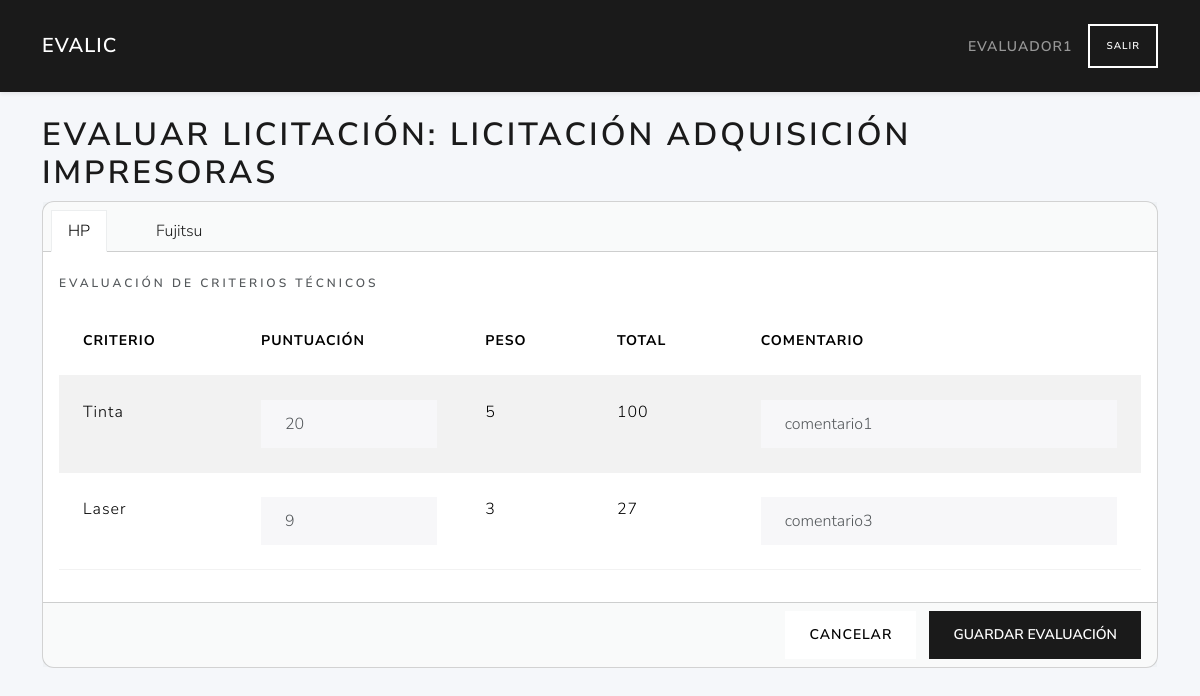
The app's page /evaluador/2/evaluar (signed in) with its own data.
### tables this page shows
CREATE TABLE licitaciones (
        id INTEGER PRIMARY KEY AUTOINCREMENT,
        user_id INTEGER NOT NULL,
        external_id TEXT NOT NULL,
        title TEXT NOT NULL,
        description TEXT,
        fecha_inicio TEXT NOT NULL,
        fecha_adjudicacion TEXT,
        FOREIGN KEY (user_id) REFERENCES users(id)
    );

CREATE TABLE ofertas (
        fechapresentacion TEXT NOT NULL,
        admitidasobre1 INTEGER,             
        licitacion_id INTEGER NOT NULL,
        licitante_id INTEGER NOT NULL,
        PRIMARY KEY (licitacion_id,licitante_id)                                       
        FOREIGN KEY (licitacion_id) REFERENCES licitaciones(id)
        FOREIGN KEY (licitante_id) REFERENCES licitantes(id)                                                           
    );

CREATE TABLE licitantes (
        id  INTEGER PRIMARY KEY AUTOINCREMENT,
        nombreempresa TEXT NOT NULL,
        cif text NOT NULL,
        direccion text,
        ciudad text,
        provincia text,
        telefono text,
        email text                                                                                                                            
    );

CREATE TABLE criterios (
        id  INTEGER PRIMARY KEY AUTOINCREMENT,
        NombreCriterio TEXT NOT NULL,
        descripcion TEXT,
        peso INTEGER,
        PrecioBase INTEGER,             
        tipocriterio_id INTEGER NOT NULL,
        licitacion_id INTEGER NOT NULL,
        formula_id INTEGER,                          
        FOREIGN KEY (tipocriterio_id) REFERENCES tipo_criterios(id)
        FOREIGN KEY (licitacion_id) REFERENCES licitaciones(id)
        FOREIGN KEY (formula_id) REFERENCES formulas(id)                                                             
    );

CREATE TABLE evaluaciones (
        puntuacion INTEGER,
        comentarios TEXT,
        fechaevaluacion TEXT ,
        licitacion_id INTEGER NOT NULL,             
        usuario_id INTEGER NOT NULL,
        oferta_id INTEGER NOT NULL,
        criterio_id INTEGER,
        PRIMARY KEY (licitacion_id, usuario_id, oferta_id, criterio_id)
        FOREIGN KEY (licitacion_id) REFERENCES licitaciones(id)                                       
        FOREIGN KEY (usuario_id) REFERENCES users(id)
        FOREIGN KEY (oferta_id) REFERENCES ofertas(id)
        FOREIGN KEY (criterio_id) REFERENCES criterio(id)                                                             
    );

### routes/evaluador_routes.py (the view, shortened to what this page needs)
@evaluador_bp.route('/<int:licitacion_id>/evaluar', methods=['GET', 'POST'])
def evaluar(licitacion_id):
    if 'user_id' not in session or session.get('role_id') != 3:
        return redirect(url_for('auth.login'))
    usuario_id = session['user_id']
    db = get_db(current_app)
    lic = get_licitacion_logic(db, licitacion_id)
    raw_ofertas = list_ofertas_logic(current_app, licitacion_id)
    ofertas = [dict(of) for of in raw_ofertas]
    criterios = listar_tecnicos(current_app, licitacion_id)
    evaluaciones = obtener_evaluaciones(current_app, licitacion_id, usuario_id)
    eval_map = {
        (e['oferta_id'], e['criterio_id']): e
        for e in evaluaciones
    }
    for oferta in ofertas:
        lista = []
        for c in criterios:
            key = (oferta['licitante_id'], c['id'])
            e = eval_map.get(key)
            score = e['puntuacion'] if e else 0
            lista.append({
                'id': c['id'],
                'nombre': c['NombreCriterio'],
                'peso': c['peso'],
                'puntuacion': score,
                'comentarios': e['comentarios'] if e else '',
                'total': score * c['peso']
            })
        oferta['criterios_evaluacion'] = lista
    return render_template('evaluador/evaluar.html', lic=lic, ofertas=ofertas)

### app.py (called while the page is built)
def create_app():
    app = Flask(__name__)
    app.config.from_object(Config)
    @app.context_processor
    def utility_processor():
        from flask import request, url_for
        def url_for_other_page(page):
            args = request.args.copy()
            args['page'] = page
            return url_for('licitaciones.index', **args)
        return dict(url_for_other_page=url_for_other_page)
    app.teardown_appcontext(close_connection)
    with app.app_context():
        init_db(app)
    app.register_blueprint(auth_bp)
    app.register_blueprint(user_bp)
    app.register_blueprint(licitaciones_bp)
    app.register_blueprint(ofertas_bp)
    app.register_blueprint(licitantes_bp)
    app.register_blueprint(evaluador_bp)
    app.register_blueprint(criterios_bp)
    return app

### models/criterios_data.py (called while the page is built)
def fetch_criterios_tecnicos(db, licitacion_id):
    sql = """
        SELECT *
        FROM criterios
        WHERE licitacion_id = ? AND tipocriterio_id = 2
    """
    return db.execute(sql, (licitacion_id,)).fetchall()

### models/dao.py (called while the page is built)
def get_db(app):
    db = getattr(g, '_database', None)
    if db is None:
        db = g._database = sqlite3.connect(app.config['DATABASE'])
        db.row_factory = sqlite3.Row
    return db

def close_connection(exception):
    db = getattr(g, '_database', None)
    if db is not None:
        db.close()

### models/evaluaciones_data.py (called while the page is built)
def fetch_evaluaciones(db, licitacion_id, usuario_id):
    sql = """
        SELECT oferta_id, criterio_id, puntuacion, comentarios
        FROM evaluaciones
        WHERE licitacion_id=? AND usuario_id=?
    """
    return db.execute(sql, (licitacion_id, usuario_id)).fetchall()

### models/licitaciones_data.py (called while the page is built)
def get_licitacion(db, lic_id):
    cur = db.execute("SELECT * FROM licitaciones WHERE id=?", (lic_id,))
    return cur.fetchone()

### models/ofertas_data.py (called while the page is built)
def list_ofertas(db, licitacion_id=None):
    query = """
        SELECT o.licitacion_id, o.licitante_id, o.fechapresentacion, o.admitidasobre1, l.nombreempresa
        FROM ofertas o
        JOIN licitantes l ON o.licitante_id = l.id
    """
    params = ()
    if licitacion_id:
        query += " WHERE o.licitacion_id=?"
        params = (licitacion_id,)
    query += " ORDER BY o.licitacion_id, o.licitante_id"
    cur = db.execute(query, params)
    return cur.fetchall()

### services/criterio_service.py (called while the page is built)
def listar_tecnicos(app, licitacion_id):
    db = get_db(app)
    return fetch_criterios_tecnicos(db, licitacion_id)

### services/evaluaciones_service.py (called while the page is built)
def obtener_evaluaciones(app, licitacion_id, usuario_id):
    db = get_db(app)
    return fetch_evaluaciones(db, licitacion_id, usuario_id)

### templates/evaluador/evaluar.html
{% extends 'base.html' %}
{% block content %}
  <h1>Evaluar licitación: {{ lic.title }}</h1>
<form method="post" action="">
  <div class="card mb-4">
    <div class="card-header">
      <ul class="nav nav-tabs card-header-tabs" role="tablist">
        {% for oferta in ofertas %}
        <li class="nav-item" role="presentation">
          <button class="nav-link {% if loop.first %}active{% endif %}" id="tab-{{ oferta.licitante_id }}" data-bs-toggle="tab" data-bs-target="#oferta-{{ oferta.licitante_id }}" type="button" role="tab">
            {{ oferta.nombreempresa }}
          </button>
        </li>
        {% endfor %}
      </ul>
    </div>
    <div class="card-body">
      <div class="tab-content">
        {% for oferta in ofertas %}
        <div class="tab-pane fade {% if loop.first %}show active{% endif %}" id="oferta-{{ oferta.licitante_id }}" role="tabpanel">
          <h6 class="mt-2">Evaluación de criterios técnicos</h6>
          <table class="table table-striped mt-3">
            <thead>
              <tr>
                <th>Criterio</th>
                <th>Puntuación</th>
                <th>Peso</th>
                <th>Total</th>
                <th>Comentario</th>
              </tr>
            </thead>
            <tbody>
              {% for ev in oferta.criterios_evaluacion %}
              <tr>
                <td>{{ ev.nombre }}</td>
                <td><input type="number" class="form-control" name="puntuacion_{{ oferta.licitante_id }}_{{ ev.id }}" value="{{ ev.puntuacion }}" min="0" max="100"></td>
                <td>{{ ev.peso }}</td>
                <td>{{ ev.total }}</td>
                <td><input type="text" class="form-control" name="comentarios_{{ oferta.licitante_id }}_{{ ev.id }}" value="{{ ev.comentarios }}"></td>
              </tr>
              {% endfor %}
            </tbody>
          </table>
        </div>
        {% endfor %}
      </div>
    </div>
    <div class="card-footer text-end">
      <a href="{{ url_for('evaluador.index') }}" class="btn btn-secondary me-2">Cancelar</a>
      <button type="submit" class="btn btn-primary">Guardar evaluación</button>
    </div>
  </div>
</form>
{% endblock %}

### templates/base.html (shortened to what this page needs)
<!doctype html>
<html lang="es">
<head>
  <link href="https://cdn.jsdelivr.net/npm/bootswatch@5.3.0/dist/lux/bootstrap.min.css"
        rel="stylesheet">
</head>
<body>
  <nav class="navbar navbar-expand-lg navbar-dark bg-primary shadow-sm">
    <div class="container">
    {% if session.get('role_id') == 1 %}
      <a class="navbar-brand" href="{{ url_for('user.dashboard') }}">EvaLic</a>
    {% elif session.get('role_id') == 2 %}
      <a class="navbar-brand" href="{{ url_for('licitaciones.index') }}">EvaLic</a>
    {% elif session.get('role_id') == 3 %}
      <a class="navbar-brand" href="{{ url_for('evaluador.index') }}">EvaLic</a>
    {% else %}
      <a class="navbar-brand" href="{{ url_for('auth.login') }}">EvaLic</a>
    {% endif %}
      {% if session.get('username') %}
      <div class="ms-auto d-flex align-items-center">
        <span class="navbar-text me-3">{{ session['username'] }}</span>
        <a class="btn btn-outline-light btn-sm"
           href="{{ url_for('auth.do_logout') }}">Salir</a>
      </div>
      {% endif %}
    </div>
  </nav>
  <main class="container py-4">
    {% block content %}{% endblock %}
  </main>
</body>
</html>

### templates/base.html (style rules this page uses)
body { background:#f5f7fa; }
.card { border-radius:.75rem; }
.navbar-brand { font-weight:600; }

### records on screen
licitaciones: title "LICITACIÓN ADQUISICIÓN IMPRESORAS"
ofertas: nombreempresa "HP", puntuacion "20" "9", peso "5" "3", total "100" "27"
ofertas: nombreempresa "Fujitsu"
criterios: nombre "Tinta"
evaluaciones: comentarios "comentario1"
criterios: nombre "Laser"
evaluaciones: comentarios "comentario3"

### other values on screen
{{ session['username'] }} "EVALUADOR1"
